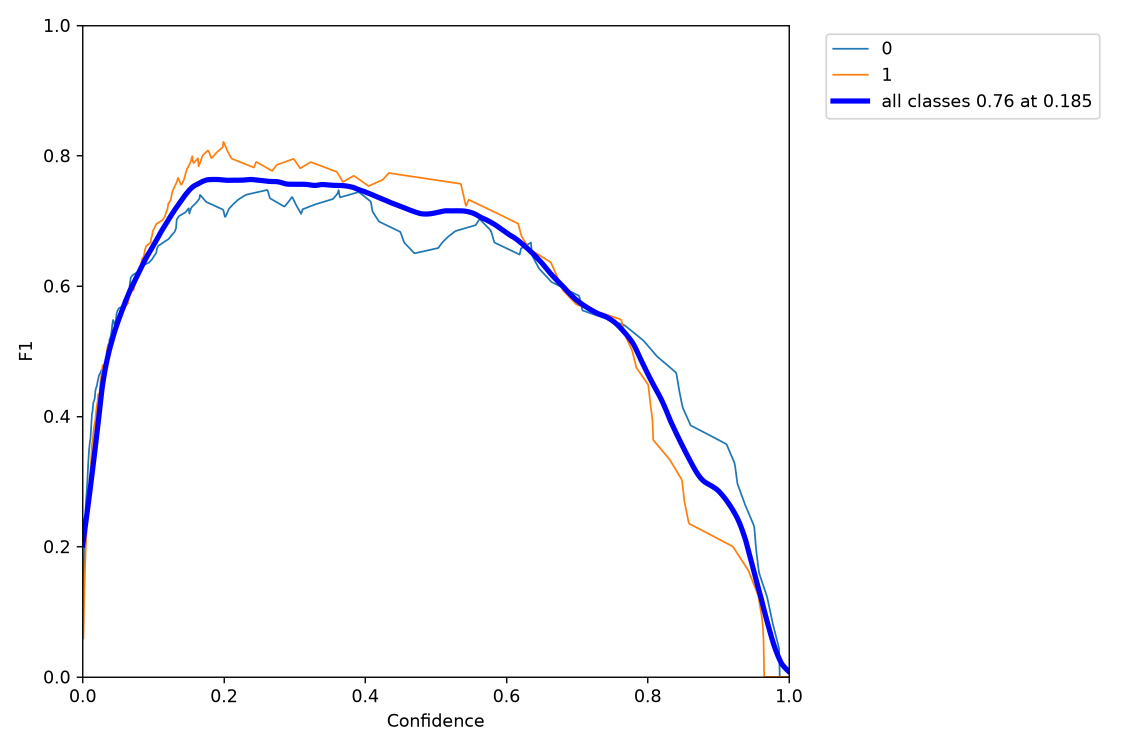
#> input picture F1_curve.png, 2250 x 1500 px (shown at 1/2 size)
$ python -i augmentations.py   (imports and definitions only)
#> lines starting #> are read from the running program, lines starting #| are printed output that depends on the picture; after the words box and inside, x2 and y2 are one past the last pixel; in counts of white or black regions, pixels touching at a corner belong together
#> further down, picture is the input picture: shape (1500, 2250, 3); mean B, G, R 252.2, 250.3, 250.4
# Ultralytics 🚀 AGPL-3.0 License - https://ultralytics.com/license
"""Image augmentations: letterbox, hsv, affine/perspective, copy-paste, mixup."""

import math
import random
from copy import deepcopy

import cv2
import numpy as np


# [44 lines left out: function letterbox, not called in this run]


def augment_hsv(im, hgain=0.5, sgain=0.5, vgain=0.5):
    """HSV color-space augmentation (in place)."""
#> called with hgain = 0.5, sgain = 0.5, vgain = 0.5
    if hgain or sgain or vgain:
        r = np.random.uniform(-1, 1, 3) * [hgain, sgain, vgain] + 1  # random gains
        hue, sat, val = cv2.split(cv2.cvtColor(im, cv2.COLOR_BGR2HSV))
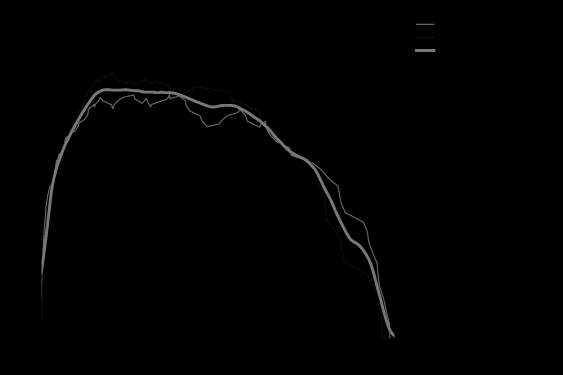
#> hue: shape (1500, 2250) (shown at 1/4 size); min 0, max 179, mean 1.4
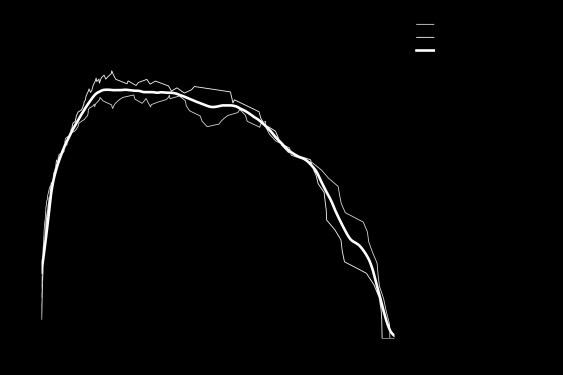
#> sat: shape (1500, 2250) (shown at 1/4 size); min 0, max 255, mean 3.2
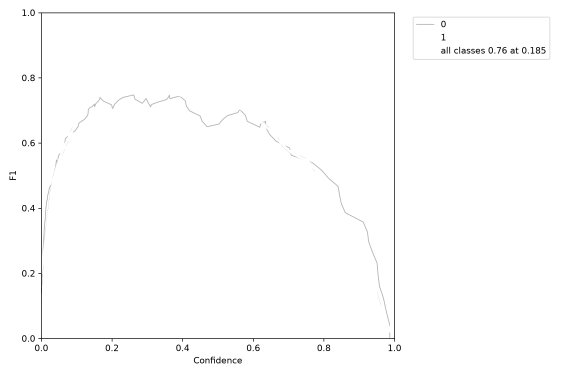
#> val: shape (1500, 2250) (shown at 1/4 size); min 0, max 255, mean 252.8
        dtype = im.dtype  # uint8

        x = np.arange(0, 256, dtype=r.dtype)
        lut_hue = ((x * r[0]) % 180).astype(dtype)
        lut_sat = np.clip(x * r[1], 0, 255).astype(dtype)
        lut_val = np.clip(x * r[2], 0, 255).astype(dtype)

        im_hsv = cv2.merge((cv2.LUT(hue, lut_hue), cv2.LUT(sat, lut_sat), cv2.LUT(val, lut_val)))
#> im_hsv: shape (1500, 2250, 3); mean H, S, V 1.5, 3.4, 252.9
        cv2.cvtColor(im_hsv, cv2.COLOR_HSV2BGR, dst=im)  # no return needed
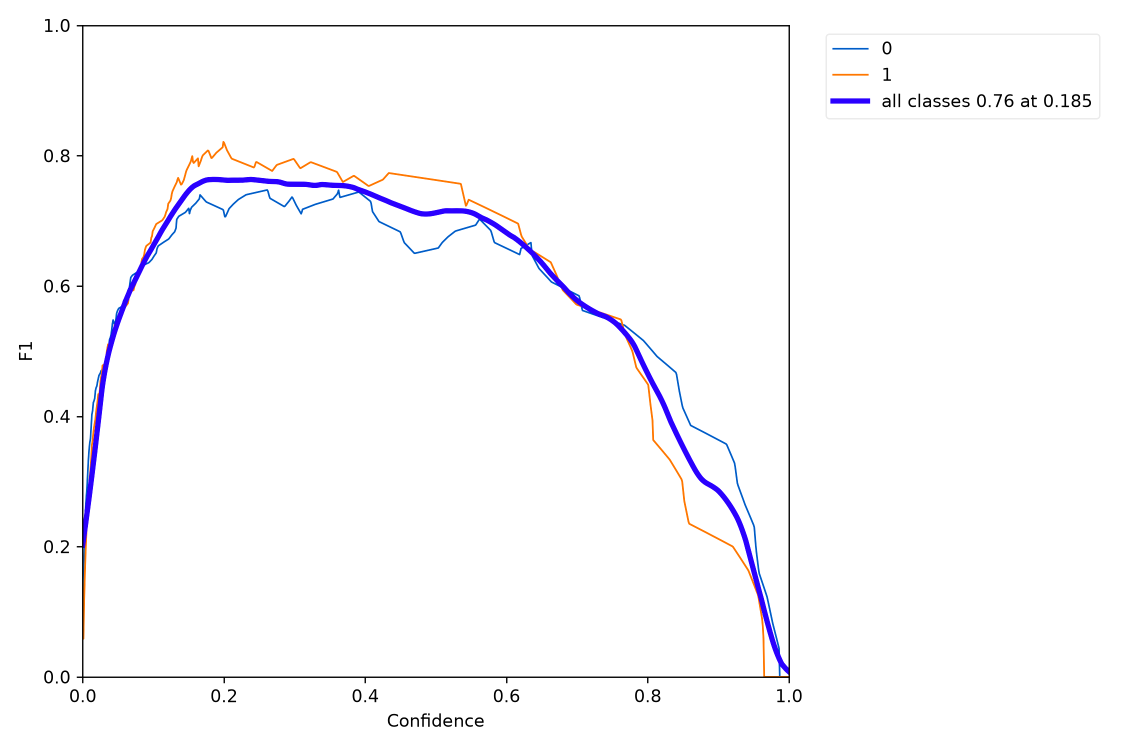
#> im: shape (1500, 2250, 3) (shown at 1/2 size); 2.27% of pixels changed, all inside (x1, y1, x2, y2) = (37, 37, 2202, 1454)


# [215 lines left out: functions hist_equalize, replicate, random_perspective, copy_paste, cutout, mixup and 4 more, not called in this run]

>>> import cv2
>>> picture = cv2.imread('../F1_curve.png')
>>> result = augment_hsv(picture)

$ run again, on PR_curve.png
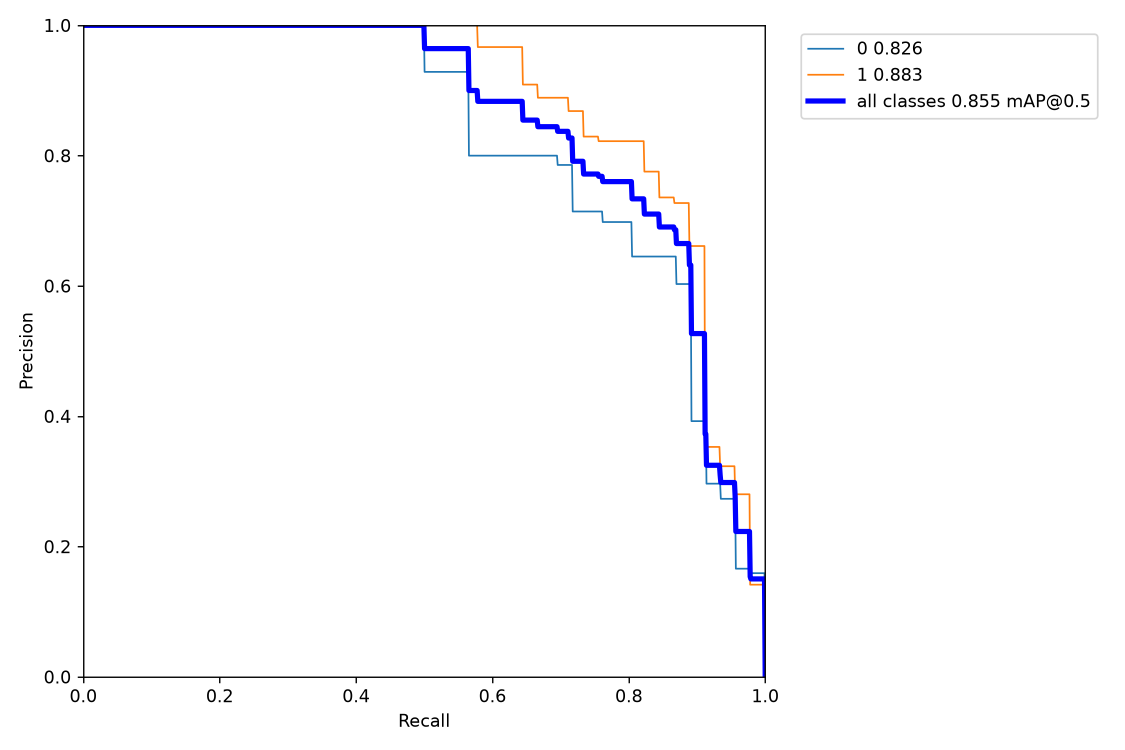
#> input picture PR_curve.png, 2250 x 1500 px (shown at 1/2 size)
#> picture is the input picture: shape (1500, 2250, 3); mean B, G, R 252.4, 250.8, 250.9
#> in augment_hsv, `hue, sat, val = cv2.split(cv2.cvtColor(im, cv2.COLOR_BGR2HSV))`:
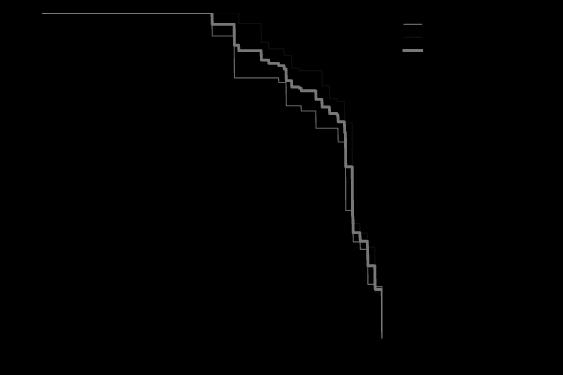
#> hue: shape (1500, 2250) (shown at 1/4 size); min 0, max 178, mean 1.1
#> im_hsv: shape (1500, 2250, 3); mean H, S, V 1.1, 2.5, 252.9
#> in augment_hsv, `cv2.cvtColor(im_hsv, cv2.COLOR_HSV2BGR, dst=im)`:
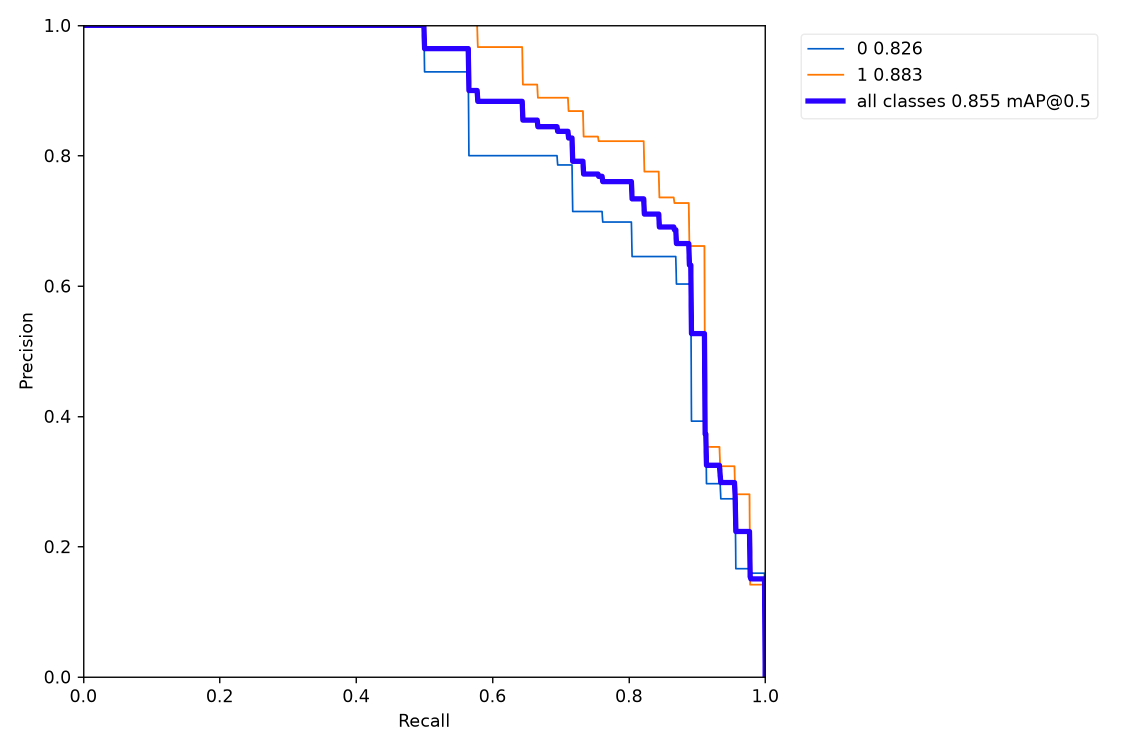
#> im: shape (1500, 2250, 3) (shown at 1/2 size); 1.86% of pixels changed, all inside (x1, y1, x2, y2) = (38, 37, 2198, 1454)

$ run again, on P_curve.png
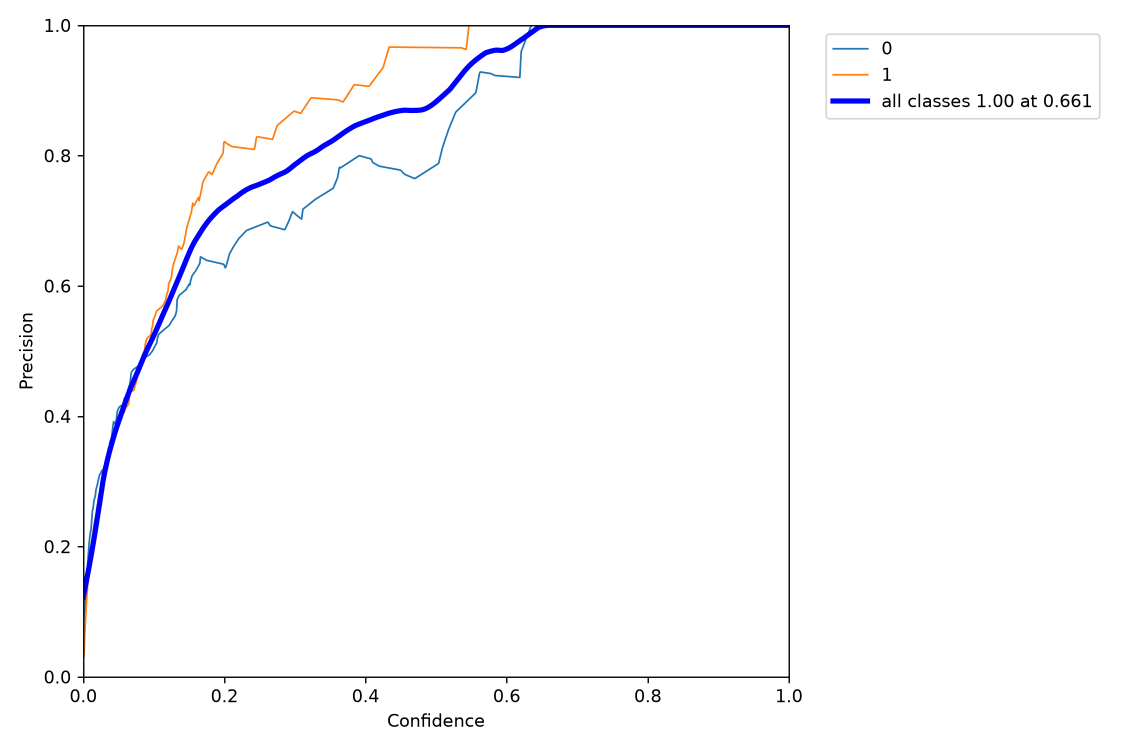
#> input picture P_curve.png, 2250 x 1500 px (shown at 1/2 size)
#> picture is the input picture: shape (1500, 2250, 3); mean B, G, R 252.5, 251.1, 251.2
#> in augment_hsv, `hue, sat, val = cv2.split(cv2.cvtColor(im, cv2.COLOR_BGR2HSV))`:
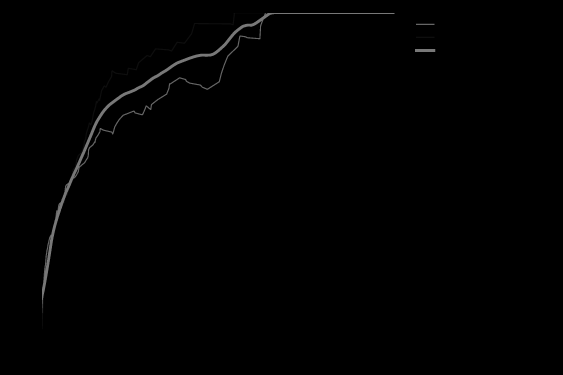
#> hue: shape (1500, 2250) (shown at 1/4 size); min 0, max 179, mean 1
#> im_hsv: shape (1500, 2250, 3); mean H, S, V 1.1, 2.3, 252.9
#> in augment_hsv, `cv2.cvtColor(im_hsv, cv2.COLOR_HSV2BGR, dst=im)`:
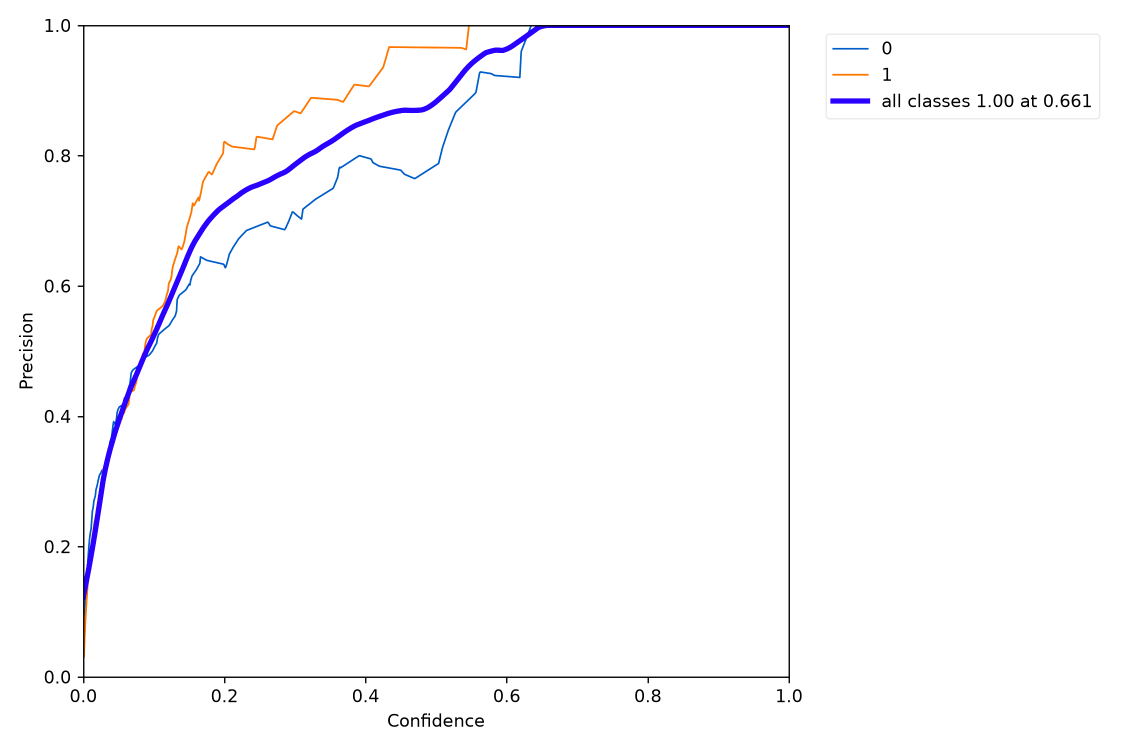
#> im: shape (1500, 2250, 3) (shown at 1/2 size); 1.77% of pixels changed, all inside (x1, y1, x2, y2) = (38, 37, 2202, 1454)
